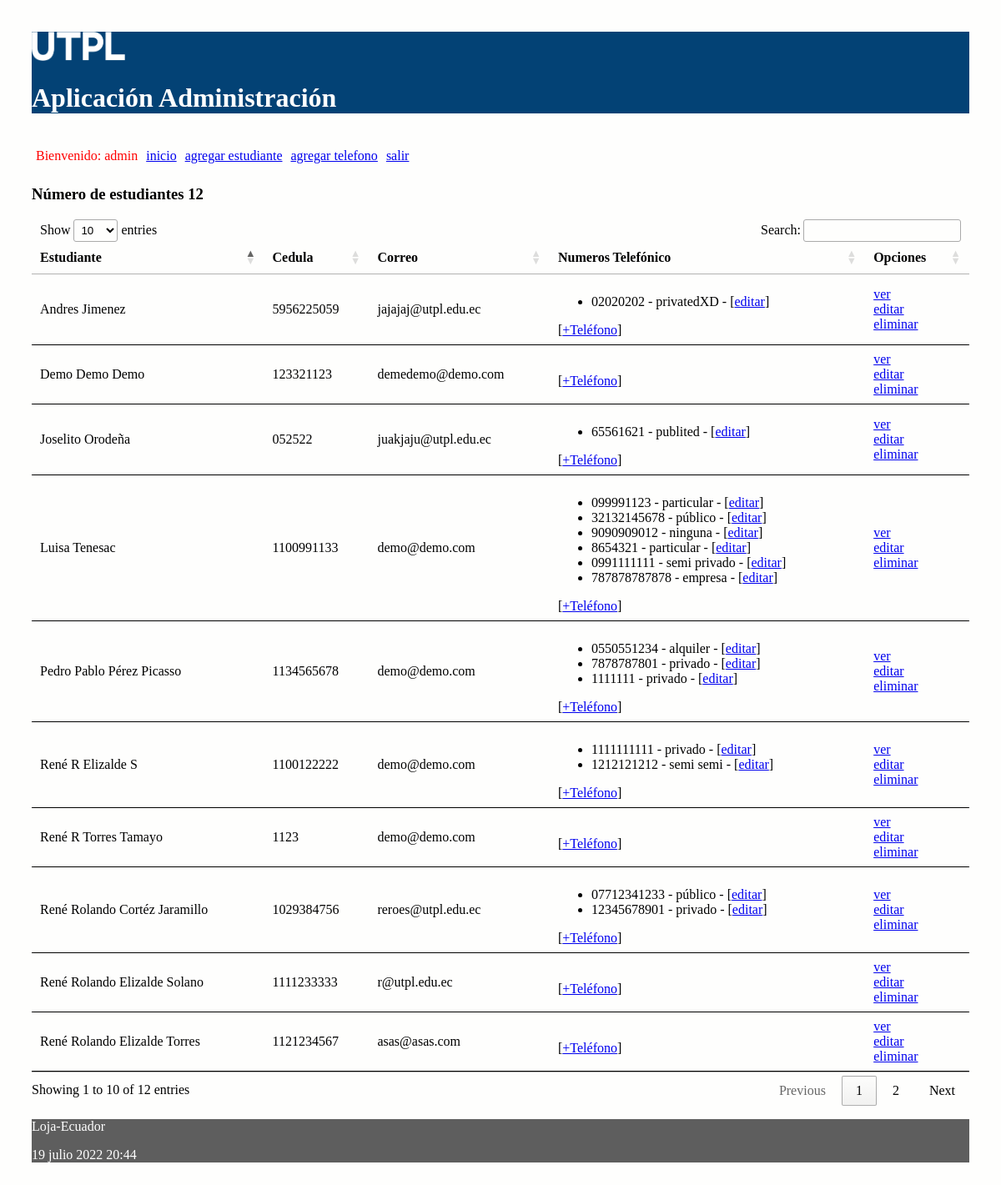
The app's page / (signed in) with its own data.
### administrativo/models.py (models this page shows, shortened)
class Estudiante(models.Model):
    nombre = models.CharField(max_length=30)
    apellido = models.CharField(max_length=30)
    cedula = models.CharField(max_length=30, unique=True)
    correo = models.EmailField()

class NumeroTelefonico(models.Model):
    telefono = models.CharField(max_length=100)
    tipo = models.CharField(max_length=100)
    estudiante = models.ForeignKey(Estudiante, on_delete=models.CASCADE,
            related_name="numeros_telefonicos")

### administrativo/views.py (the view)
# urls.py: path('', views.index, name='index'),
def index(request):
    estudiantes = Estudiante.objects.all()
    informacion_template = {'estudiantes': estudiantes, 'numero_estudiantes': len(estudiantes)}
    return render(request, 'index.html', informacion_template)

### administrativo/templates/index.html (shortened to what this page needs)
{% extends "master.html" %}
{% block content %}
<h3>Número de estudiantes {{ numero_estudiantes }}</h3>
<table id="tabla_datos">
  <thead>
    <tr>
      <th>Estudiante</th>
      <th>Cedula</th>
      <th>Correo</th>
      <th>Numeros Telefónico </th>
      <th>Opciones</th>
    </tr>
  </thead>
  {% for e in estudiantes %}
  <tr>
    <td> {{e.nombre}} {{e.apellido}}</td>
    <td> {{e.cedula}}</td>
    <td> {{e.correo}}</td>
    <td>
      <ul>
        {% for t in e.numeros_telefonicos.all %}
          <li>
            <span>{{t.telefono}} - {{t.tipo}} - [<a href="{% url 'editar_numero_telefonico' t.id %}">editar</a>] </span>
          </li>
        {% endfor %}
      </ul>
        [<a href="{% url 'crear_numero_telefonico_estudiante' e.id%}">+Teléfono</a>]
    </td>
    <td> <a href="{% url 'obtener_estudiante' e.id %}">ver</a> <br>
      <a href="{% url 'editar_estudiante' e.id %}">editar</a> <br>
      <a href="{% url 'eliminar_estudiante' e.id %}"
      onclick="return confirm('¿Está seguro de la eliminación?')" >
      eliminar</a>
    </td>
  </tr>
  {% endfor %}
</table>
{% endblock %}

### administrativo/templates/master.html (shortened to what this page needs)
<!DOCTYPE html>
<html>
  <head>
    {% load static %}
    <link rel="stylesheet" type="text/css" href="{% static 'css/estilos.css' %}">
    <link rel="stylesheet" type="text/css" href="https://cdn.datatables.net/1.10.25/css/jquery.dataTables.min.css">
  </head>
  <body>
  <header>
    <img src="{% static 'images/logo.png' %}" height="10%" width="10%" alt="My image">
    <h1>Aplicación Administración </h1>
    <nav class="top_menu">
      <ul>
        {% if user.is_authenticated %}
          <li> <span class="nombre_usuario"> Bienvenido: {{user.username}} </span></li>
        {% endif %}
        <li><a href="{% url 'index' %}">inicio</a></li>
        <li><a href="{% url 'crear_estudiante' %}">agregar estudiante</a></li>
        <li><a href="{% url 'crear_numero_telefonico' %}">agregar telefono</a></li>
        {% if user.is_authenticated %}
          <li><a href="{% url 'logout_view' %}">salir</a></li>
        {% else %}
          <li>[<a href="{% url 'login' %}">ingresar</a>]</li>
        {% endif %}
      </ul>
    </nav>
  </header>
  <section>
      {% block content %}
      {% endblock %}
  </section>
    <footer>
      <p>Loja-Ecuador</p>
      <p>{% now "j F Y H:i" %}</p>
    </footer>
  </body>
</html>

### administrativo/static/css/estilos.css (style rules this page uses)
body { background: #FEFEFD; padding: 30px; }
header { background: #034275; color: #FFF; }
section { width: 100%; }
th, td { padding: 15px; border-bottom: 1px solid black; }
.nombre_usuario { color: red; }
.top_menu ul { list-style:none; float:left; padding: 5px; width:95%; }
.top_menu ul li { float:left; margin-right:10px; margin-bottom:5px; text: #FFF; }
footer { background: #5E5E5E; color: #FFF; }

### records on screen
Estudiante: nombre "Luisa", apellido "Tenesac", cedula "1100991133", correo "demo@demo.com"
NumeroTelefonico: telefono "099991123", tipo "particular"
NumeroTelefonico: telefono "32132145678", tipo "público"
NumeroTelefonico: telefono "9090909012", tipo "ninguna"
NumeroTelefonico: telefono "8654321", tipo "particular"
NumeroTelefonico: telefono "0991111111", tipo "semi privado"
NumeroTelefonico: telefono "787878787878", tipo "empresa"
Estudiante: nombre "Pedro Pablo", apellido "Pérez Picasso", cedula "1134565678", correo "demo@demo.com"
NumeroTelefonico: telefono "0550551234", tipo "alquiler"
NumeroTelefonico: telefono "7878787801", tipo "privado"
NumeroTelefonico: telefono "1111111", tipo "privado"
Estudiante: nombre "René R", apellido "Elizalde S", cedula "1100122222", correo "demo@demo.com"
NumeroTelefonico: telefono "1111111111", tipo "privado"
NumeroTelefonico: telefono "1212121212", tipo "semi semi"
Estudiante: nombre "René R", apellido "Torres Tamayo", cedula "1123", correo "demo@demo.com"
Estudiante: nombre "René Rolando", apellido "Elizalde Torres", cedula "1121234567", correo "asas@asas.com"
Estudiante: nombre "René Rolando", apellido "Cortéz Jaramillo", cedula "1029384756", correo "reroes@utpl.edu.ec"
NumeroTelefonico: telefono "07712341233", tipo "público"
NumeroTelefonico: telefono "12345678901", tipo "privado"
Estudiante: nombre "René Rolando", apellido "Elizalde Solano", cedula "1111233333", correo "r@utpl.edu.ec"
Estudiante: nombre "Demo", apellido "Demo Demo", cedula "123321123", correo "demedemo@demo.com"
Estudiante: nombre "Andres", apellido "Jimenez", cedula "5956225059", correo "jajajaj@utpl.edu.ec"
NumeroTelefonico: telefono "02020202", tipo "privatedXD"
Estudiante: nombre "Joselito", apellido "Orodeña", cedula "052522", correo "juakjaju@utpl.edu.ec"
NumeroTelefonico: telefono "65561621", tipo "publited"

### other values on screen
{{ user.username }} "admin"
{{ numero_estudiantes }} "12"
